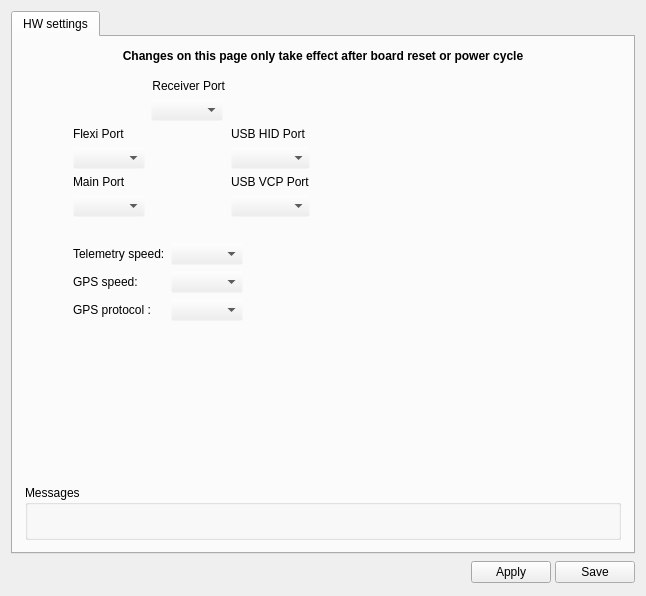
<?xml version="1.0" encoding="UTF-8"?>
<ui version="4.0">
 <class>CC_HW_Widget</class>
 <widget class="QWidget" name="CC_HW_Widget">
  <property name="geometry">
   <rect>
    <x>0</x>
    <y>0</y>
    <width>646</width>
    <height>596</height>
   </rect>
  </property>
  <property name="windowTitle">
   <string>Form</string>
  </property>
  <layout class="QVBoxLayout" name="verticalLayout">
   <item>
    <widget class="QTabWidget" name="tabWidget">
     <property name="currentIndex">
      <number>0</number>
     </property>
     <widget class="QWidget" name="tab">
      <attribute name="title">
       <string>HW settings</string>
      </attribute>
      <layout class="QVBoxLayout" name="verticalLayout_3">
       <property name="leftMargin">
        <number>0</number>
       </property>
       <property name="topMargin">
        <number>0</number>
       </property>
       <property name="rightMargin">
        <number>0</number>
       </property>
       <property name="bottomMargin">
        <number>0</number>
       </property>
       <item>
        <widget class="QScrollArea" name="scrollArea">
         <property name="palette">
          <palette>
           <active>
            <colorrole role="Base">
             <brush brushstyle="SolidPattern">
              <color alpha="255">
               <red>255</red>
               <green>255</green>
               <blue>255</blue>
              </color>
             </brush>
            </colorrole>
            <colorrole role="Window">
             <brush brushstyle="SolidPattern">
              <color alpha="0">
               <red>232</red>
               <green>232</green>
               <blue>232</blue>
              </color>
             </brush>
            </colorrole>
           </active>
           <inactive>
            <colorrole role="Base">
             <brush brushstyle="SolidPattern">
              <color alpha="255">
               <red>255</red>
               <green>255</green>
               <blue>255</blue>
              </color>
             </brush>
            </colorrole>
            <colorrole role="Window">
             <brush brushstyle="SolidPattern">
              <color alpha="0">
               <red>232</red>
               <green>232</green>
               <blue>232</blue>
              </color>
             </brush>
            </colorrole>
           </inactive>
           <disabled>
            <colorrole role="Base">
             <brush brushstyle="SolidPattern">
              <color alpha="0">
               <red>232</red>
               <green>232</green>
               <blue>232</blue>
              </color>
             </brush>
            </colorrole>
            <colorrole role="Window">
             <brush brushstyle="SolidPattern">
              <color alpha="0">
               <red>232</red>
               <green>232</green>
               <blue>232</blue>
              </color>
             </brush>
            </colorrole>
           </disabled>
          </palette>
         </property>
         <property name="frameShape">
          <enum>QFrame::NoFrame</enum>
         </property>
         <property name="frameShadow">
          <enum>QFrame::Plain</enum>
         </property>
         <property name="widgetResizable">
          <bool>true</bool>
         </property>
         <widget class="QWidget" name="scrollAreaWidgetContents">
          <property name="geometry">
           <rect>
            <x>0</x>
            <y>0</y>
            <width>624</width>
            <height>510</height>
           </rect>
          </property>
          <layout class="QGridLayout" name="gridLayout_3">
           <property name="leftMargin">
            <number>12</number>
           </property>
           <property name="topMargin">
            <number>12</number>
           </property>
           <property name="rightMargin">
            <number>12</number>
           </property>
           <property name="bottomMargin">
            <number>12</number>
           </property>
           <item row="6" column="0" colspan="3">
            <widget class="QGroupBox" name="groupBox_2">
             <property name="sizePolicy">
              <sizepolicy hsizetype="Preferred" vsizetype="Minimum">
               <horstretch>0</horstretch>
               <verstretch>0</verstretch>
              </sizepolicy>
             </property>
             <property name="minimumSize">
              <size>
               <width>0</width>
               <height>50</height>
              </size>
             </property>
             <property name="title">
              <string>Messages</string>
             </property>
             <layout class="QHBoxLayout" name="horizontalLayout_3">
              <item>
               <widget class="QLabel" name="problems">
                <property name="font">
                 <font>
                  <weight>75</weight>
                  <bold>true</bold>
                 </font>
                </property>
                <property name="text">
                 <string/>
                </property>
                <property name="textFormat">
                 <enum>Qt::AutoText</enum>
                </property>
                <property name="wordWrap">
                 <bool>true</bool>
                </property>
               </widget>
              </item>
             </layout>
            </widget>
           </item>
           <item row="0" column="1">
            <widget class="QLabel" name="label_6">
             <property name="sizePolicy">
              <sizepolicy hsizetype="Preferred" vsizetype="Preferred">
               <horstretch>0</horstretch>
               <verstretch>0</verstretch>
              </sizepolicy>
             </property>
             <property name="minimumSize">
              <size>
               <width>500</width>
               <height>0</height>
              </size>
             </property>
             <property name="maximumSize">
              <size>
               <width>500</width>
               <height>16777215</height>
              </size>
             </property>
             <property name="font">
              <font>
               <weight>75</weight>
               <bold>true</bold>
              </font>
             </property>
             <property name="text">
              <string>Changes on this page only take effect after board reset or power cycle</string>
             </property>
             <property name="alignment">
              <set>Qt::AlignCenter</set>
             </property>
             <property name="wordWrap">
              <bool>true</bool>
             </property>
            </widget>
           </item>
           <item row="5" column="1">
            <spacer name="verticalSpacer">
             <property name="orientation">
              <enum>Qt::Vertical</enum>
             </property>
             <property name="sizeHint" stdset="0">
              <size>
               <width>20</width>
               <height>25</height>
              </size>
             </property>
            </spacer>
           </item>
           <item row="3" column="1">
            <layout class="QHBoxLayout" name="horizontalLayout">
             <item>
              <layout class="QGridLayout" name="gridLayout_2">
               <item row="0" column="1">
                <widget class="QComboBox" name="telemetrySpeed">
                 <property name="toolTip">
                  <string>Select the speed here.</string>
                 </property>
                </widget>
               </item>
               <item row="2" column="0">
                <widget class="QLabel" name="GpsSpeedLabel">
                 <property name="minimumSize">
                  <size>
                   <width>55</width>
                   <height>0</height>
                  </size>
                 </property>
                 <property name="text">
                  <string>GPS speed:</string>
                 </property>
                </widget>
               </item>
               <item row="0" column="0">
                <widget class="QLabel" name="telemetrySpeedLabel">
                 <property name="text">
                  <string>Telemetry speed:</string>
                 </property>
                </widget>
               </item>
               <item row="2" column="1">
                <widget class="QComboBox" name="gpsSpeed">
                 <property name="toolTip">
                  <string>Select the speed here.</string>
                 </property>
                </widget>
               </item>
               <item row="3" column="0">
                <widget class="QLabel" name="GpsProtocolLabel">
                 <property name="text">
                  <string>GPS protocol :</string>
                 </property>
                </widget>
               </item>
               <item row="3" column="1">
                <widget class="QComboBox" name="gpsProtocol"/>
               </item>
              </layout>
             </item>
             <item>
              <spacer name="horizontalSpacer_3">
               <property name="orientation">
                <enum>Qt::Horizontal</enum>
               </property>
               <property name="sizeHint" stdset="0">
                <size>
                 <width>40</width>
                 <height>20</height>
                </size>
               </property>
              </spacer>
             </item>
            </layout>
           </item>
           <item row="2" column="1">
            <layout class="QGridLayout" name="gridLayout" rowstretch="0,0,0,0,0,0,0,0">
             <item row="4" column="0">
              <widget class="QComboBox" name="cbFlexi"/>
             </item>
             <item row="6" column="0">
              <widget class="QComboBox" name="cbTele"/>
             </item>
             <item row="3" column="3">
              <widget class="QLabel" name="label_8">
               <property name="text">
                <string>USB HID Port</string>
               </property>
               <property name="alignment">
                <set>Qt::AlignBottom|Qt::AlignLeading|Qt::AlignLeft</set>
               </property>
              </widget>
             </item>
             <item row="7" column="0">
              <widget class="QLabel" name="label_4">
               <property name="text">
                <string/>
               </property>
              </widget>
             </item>
             <item row="5" column="3">
              <widget class="QLabel" name="label_9">
               <property name="text">
                <string>USB VCP Port</string>
               </property>
               <property name="alignment">
                <set>Qt::AlignBottom|Qt::AlignLeading|Qt::AlignLeft</set>
               </property>
              </widget>
             </item>
             <item row="3" column="1" rowspan="5" colspan="2">
              <widget class="QLabel" name="label_2">
               <property name="text">
                <string/>
               </property>
               <property name="scaledContents">
                <bool>false</bool>
               </property>
              </widget>
             </item>
             <item row="5" column="0">
              <widget class="QLabel" name="label_3">
               <property name="text">
                <string>Main Port</string>
               </property>
               <property name="alignment">
                <set>Qt::AlignBottom|Qt::AlignLeading|Qt::AlignLeft</set>
               </property>
              </widget>
             </item>
             <item row="3" column="0">
              <widget class="QLabel" name="label_5">
               <property name="text">
                <string>Flexi Port</string>
               </property>
               <property name="alignment">
                <set>Qt::AlignBottom|Qt::AlignLeading|Qt::AlignLeft</set>
               </property>
              </widget>
             </item>
             <item row="4" column="3">
              <widget class="QComboBox" name="cbUsbHid"/>
             </item>
             <item row="4" column="4">
              <spacer name="horizontalSpacer_2">
               <property name="orientation">
                <enum>Qt::Horizontal</enum>
               </property>
               <property name="sizeHint" stdset="0">
                <size>
                 <width>40</width>
                 <height>20</height>
                </size>
               </property>
              </spacer>
             </item>
             <item row="6" column="3">
              <widget class="QComboBox" name="cbUsbVcp"/>
             </item>
             <item row="2" column="1" colspan="2" alignment="Qt::AlignLeft">
              <widget class="QComboBox" name="cbRcvr"/>
             </item>
             <item row="1" column="1" colspan="2" alignment="Qt::AlignLeft">
              <widget class="QLabel" name="label_7">
               <property name="text">
                <string>Receiver Port</string>
               </property>
               <property name="alignment">
                <set>Qt::AlignRight|Qt::AlignTrailing|Qt::AlignVCenter</set>
               </property>
              </widget>
             </item>
            </layout>
           </item>
           <item row="2" column="0">
            <spacer name="horizontalSpacer_4">
             <property name="orientation">
              <enum>Qt::Horizontal</enum>
             </property>
             <property name="sizeHint" stdset="0">
              <size>
               <width>40</width>
               <height>20</height>
              </size>
             </property>
            </spacer>
           </item>
           <item row="2" column="2">
            <spacer name="horizontalSpacer_5">
             <property name="orientation">
              <enum>Qt::Horizontal</enum>
             </property>
             <property name="sizeHint" stdset="0">
              <size>
               <width>40</width>
               <height>20</height>
              </size>
             </property>
            </spacer>
           </item>
           <item row="1" column="1">
            <spacer name="verticalSpacer_2">
             <property name="orientation">
              <enum>Qt::Vertical</enum>
             </property>
             <property name="sizeType">
              <enum>QSizePolicy::Fixed</enum>
             </property>
             <property name="sizeHint" stdset="0">
              <size>
               <width>20</width>
               <height>10</height>
              </size>
             </property>
            </spacer>
           </item>
          </layout>
         </widget>
        </widget>
       </item>
      </layout>
     </widget>
    </widget>
   </item>
   <item>
    <layout class="QHBoxLayout" name="horizontalLayout_2">
     <property name="spacing">
      <number>4</number>
     </property>
     <item>
      <spacer name="horizontalSpacer">
       <property name="orientation">
        <enum>Qt::Horizontal</enum>
       </property>
       <property name="sizeHint" stdset="0">
        <size>
         <width>369</width>
         <height>20</height>
        </size>
       </property>
      </spacer>
     </item>
     <item>
      <widget class="QPushButton" name="cchwHelp">
       <property name="sizePolicy">
        <sizepolicy hsizetype="Fixed" vsizetype="Fixed">
         <horstretch>0</horstretch>
         <verstretch>0</verstretch>
        </sizepolicy>
       </property>
       <property name="minimumSize">
        <size>
         <width>25</width>
         <height>25</height>
        </size>
       </property>
       <property name="maximumSize">
        <size>
         <width>25</width>
         <height>25</height>
        </size>
       </property>
       <property name="toolTip">
        <string>Takes you to the wiki page</string>
       </property>
       <property name="text">
        <string/>
       </property>
       <property name="icon">
        <iconset resource="../coreplugin/core.qrc">
         <normaloff>:/core/images/helpicon.svg</normaloff>:/core/images/helpicon.svg</iconset>
       </property>
       <property name="iconSize">
        <size>
         <width>25</width>
         <height>25</height>
        </size>
       </property>
       <property name="flat">
        <bool>true</bool>
       </property>
      </widget>
     </item>
     <item>
      <widget class="QPushButton" name="saveTelemetryToRAM">
       <property name="minimumSize">
        <size>
         <width>0</width>
         <height>0</height>
        </size>
       </property>
       <property name="maximumSize">
        <size>
         <width>16777215</width>
         <height>16777215</height>
        </size>
       </property>
       <property name="palette">
        <palette>
         <active>
          <colorrole role="Base">
           <brush brushstyle="SolidPattern">
            <color alpha="0">
             <red>255</red>
             <green>255</green>
             <blue>255</blue>
            </color>
           </brush>
          </colorrole>
          <colorrole role="Window">
           <brush brushstyle="SolidPattern">
            <color alpha="255">
             <red>232</red>
             <green>232</green>
             <blue>232</blue>
            </color>
           </brush>
          </colorrole>
         </active>
         <inactive>
          <colorrole role="Base">
           <brush brushstyle="SolidPattern">
            <color alpha="0">
             <red>255</red>
             <green>255</green>
             <blue>255</blue>
            </color>
           </brush>
          </colorrole>
          <colorrole role="Window">
           <brush brushstyle="SolidPattern">
            <color alpha="255">
             <red>232</red>
             <green>232</green>
             <blue>232</blue>
            </color>
           </brush>
          </colorrole>
         </inactive>
         <disabled>
          <colorrole role="Base">
           <brush brushstyle="SolidPattern">
            <color alpha="255">
             <red>232</red>
             <green>232</green>
             <blue>232</blue>
            </color>
           </brush>
          </colorrole>
          <colorrole role="Window">
           <brush brushstyle="SolidPattern">
            <color alpha="255">
             <red>232</red>
             <green>232</green>
             <blue>232</blue>
            </color>
           </brush>
          </colorrole>
         </disabled>
        </palette>
       </property>
       <property name="toolTip">
        <string>Send to board but don't write in SD.
Beware of not locking yourself out!</string>
       </property>
       <property name="autoFillBackground">
        <bool>false</bool>
       </property>
       <property name="styleSheet">
        <string notr="true"/>
       </property>
       <property name="text">
        <string>Apply</string>
       </property>
       <property name="iconSize">
        <size>
         <width>16</width>
         <height>16</height>
        </size>
       </property>
       <property name="checkable">
        <bool>false</bool>
       </property>
      </widget>
     </item>
     <item>
      <widget class="QPushButton" name="saveTelemetryToSD">
       <property name="minimumSize">
        <size>
         <width>0</width>
         <height>0</height>
        </size>
       </property>
       <property name="maximumSize">
        <size>
         <width>16777215</width>
         <height>16777215</height>
        </size>
       </property>
       <property name="toolTip">
        <string>Applies and Saves all settings to SD.
Beware of not locking yourself out!</string>
       </property>
       <property name="autoFillBackground">
        <bool>false</bool>
       </property>
       <property name="styleSheet">
        <string notr="true"/>
       </property>
       <property name="text">
        <string>Save</string>
       </property>
      </widget>
     </item>
    </layout>
   </item>
  </layout>
 </widget>
 <resources>
  <include location="../coreplugin/core.qrc"/>
 </resources>
 <connections/>
</ui>
